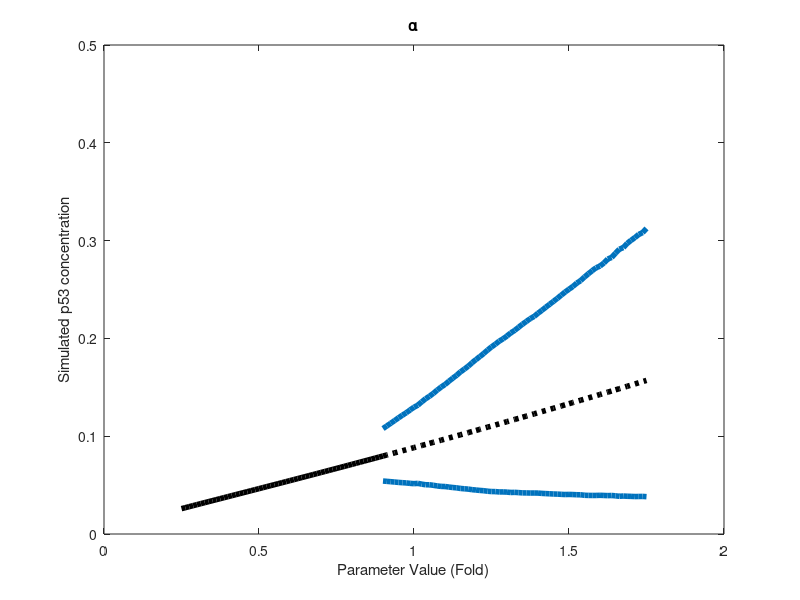
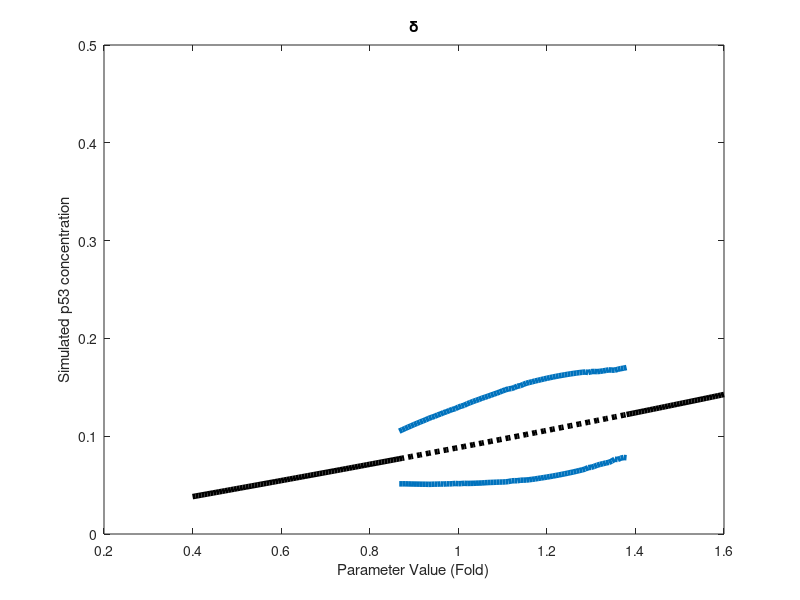
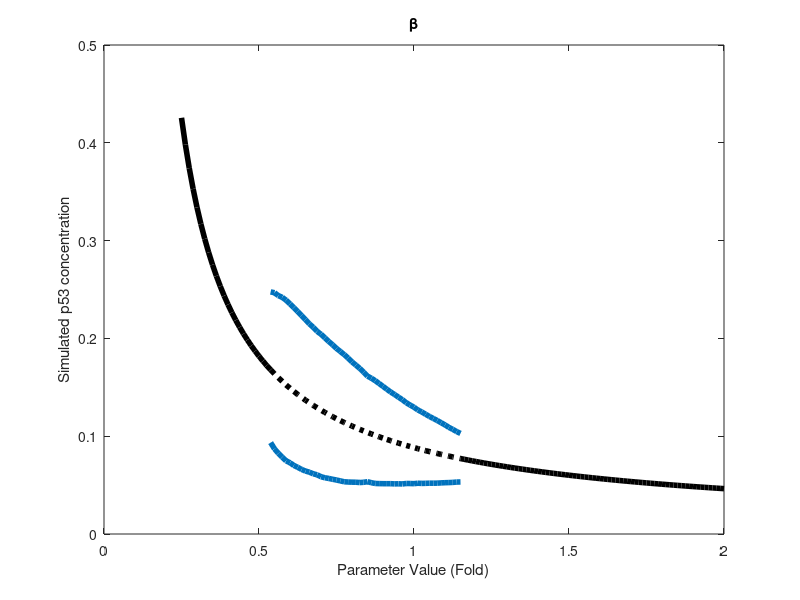
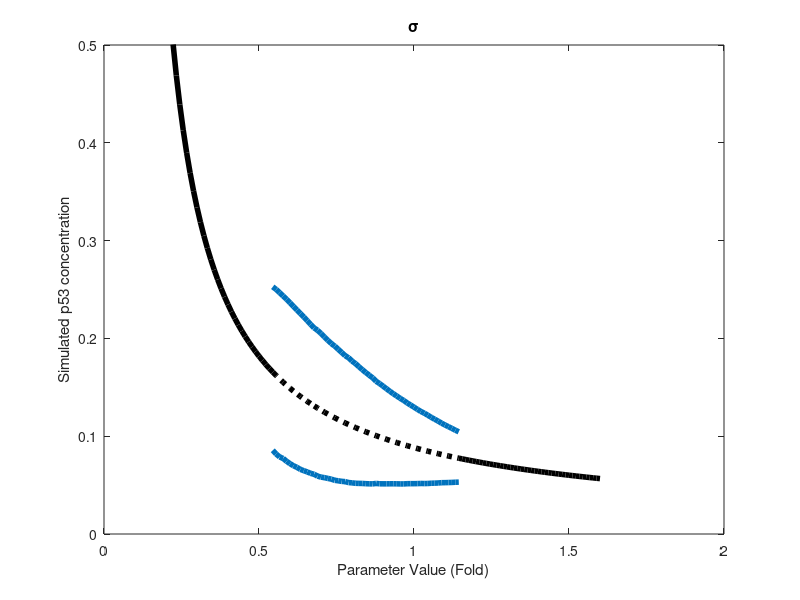

Reproduce these figures in MATLAB, in order.
%% Description
% This MATLAB program aims to plot single-parameter bifurcation diagrams 
% for the ODE model of the p53-Mdm2 system proposed by L. Xiong and A.
% Garfinkel (Fig. 2D). 

%% Note: 
% Please refer to an additional file (Hopf_Bifurcation_Analysis.m) for 
% details of calculating equilibrium p53 concentrations. 

function main
%% alpha
load("Data/Single_Parameter_bifurcation_rawData_alpha.mat")
alpha_param_fc = alpha_param./0.4;

figure;
plot(alpha_param_fc(1:53),alpha_vec_x2(1:53),'color','k','LineWidth',4); hold on
plot(alpha_param_fc(53:length(alpha_param)),alpha_vec_x2(53:length(alpha_param)),'color','k','LineStyle',':','LineWidth',4)
plot(alpha_param_fc(53:length(alpha_param)),alpha_vec_min(53:length(alpha_param)),'color','#0072BD','LineWidth',4)
plot(alpha_param_fc(53:length(alpha_param)),alpha_vec_max(53:length(alpha_param)),'color','#0072BD','LineWidth',4)
title('\alpha'); xlabel('Parameter Value (Fold)'); ylabel('Simulated p53 concentration') 
ylim([0 0.5])

%% delta
load("Single_Parameter_bifurcation_rawData_delta.mat")
delta_param_fc = delta_param./0.75;

figure;
plot(delta_param_fc(1:71),delta_vec_x2(1:71),'color','k','LineWidth',4); hold on
plot(delta_param_fc(148:length(delta_param)),delta_vec_x2(148:length(delta_param)),'color','k','LineWidth',4)
plot(delta_param_fc(71:148),delta_vec_x2(71:148),'color','k','LineStyle',':','LineWidth',4)
plot(delta_param_fc(71:148),delta_vec_min(71:148),'color','#0072BD','LineWidth',4)
plot(delta_param_fc(71:148),delta_vec_max(71:148),'color','#0072BD','LineWidth',4)
title('\delta'); xlabel('Parameter Value (Fold)'); ylabel('Simulated p53 concentration') 
ylim([0 0.5])

%% beta
load("Single_Parameter_bifurcation_rawData_beta.mat")
beta_param_fc = beta_param./4;

figure;
plot(beta_param_fc(1:24),beta_vec_x2(1:24),'color','k','LineWidth',4); hold on
plot(beta_param_fc(73:length(beta_param)),beta_vec_x2(73:length(beta_param)),'color','k','LineWidth',4)
plot(beta_param_fc(24:73),beta_vec_x2(24:73),'color','k','LineStyle',':','LineWidth',4)
plot(beta_param_fc(24:73),beta_vec_min(24:73),'color','#0072BD','LineWidth',4)
plot(beta_param_fc(24:73),beta_vec_max(24:73),'color','#0072BD','LineWidth',4)
title('\beta'); xlabel('Parameter Value (Fold)'); ylabel('Simulated p53 concentration') 
ylim([0 0.5])

%% sigma
load("Single_Parameter_bifurcation_rawData_sigma.mat")
sigma_param_fc = sigma_param./0.45;

figure;
plot(sigma_param_fc(1:32),sigma_vec_x2(1:32),'color','k','LineWidth',4); hold on
plot(sigma_param_fc(86:length(sigma_param)),sigma_vec_x2(86:length(sigma_param)),'color','k','LineWidth',4)
plot(sigma_param_fc(32:86),sigma_vec_x2(32:86),'color','k','LineStyle',':','LineWidth',4)
plot(sigma_param_fc(32:86),sigma_vec_min(32:86),'color','#0072BD','LineWidth',4)
plot(sigma_param_fc(32:86),sigma_vec_max(32:86),'color','#0072BD','LineWidth',4)
title('\sigma'); xlabel('Parameter Value (Fold)'); ylabel('Simulated p53 concentration') 
ylim([0 0.5])

return
